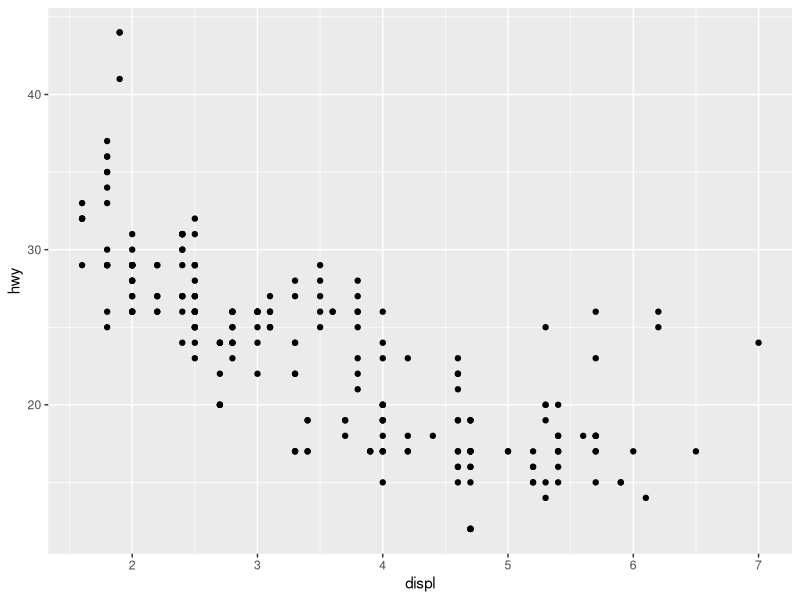
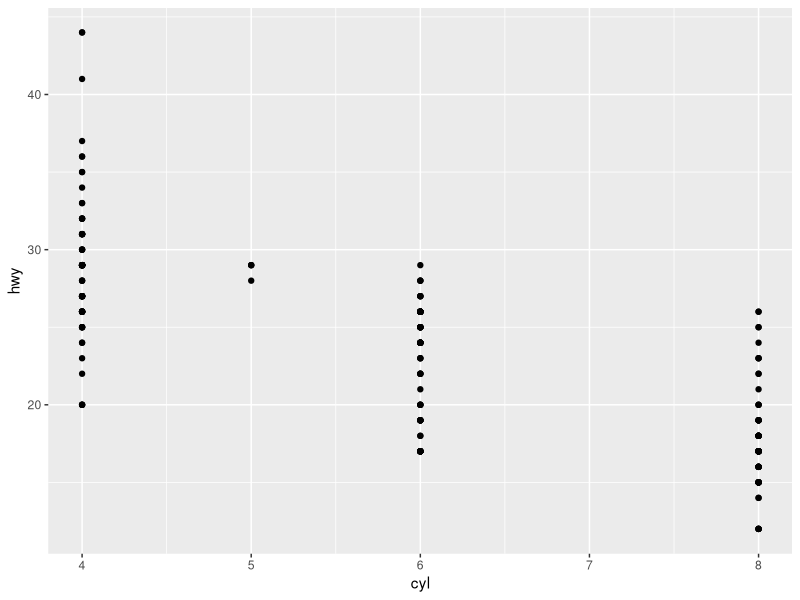
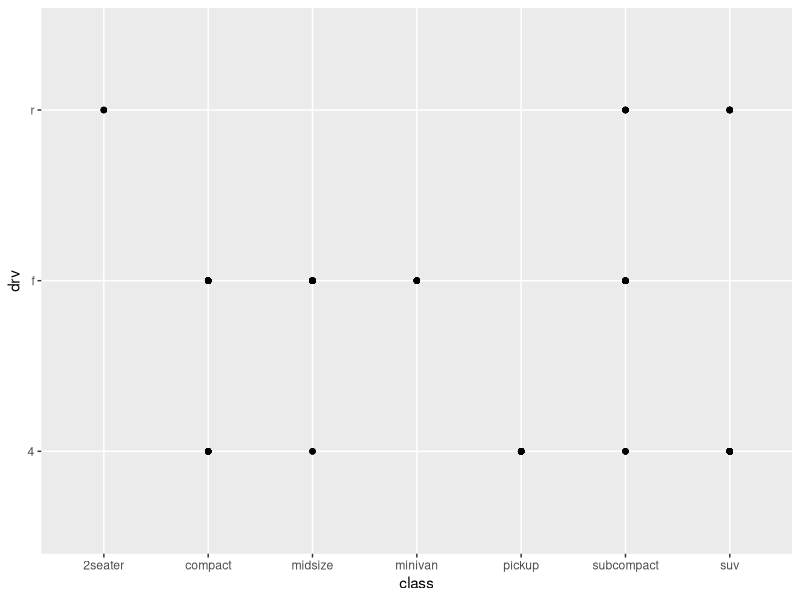
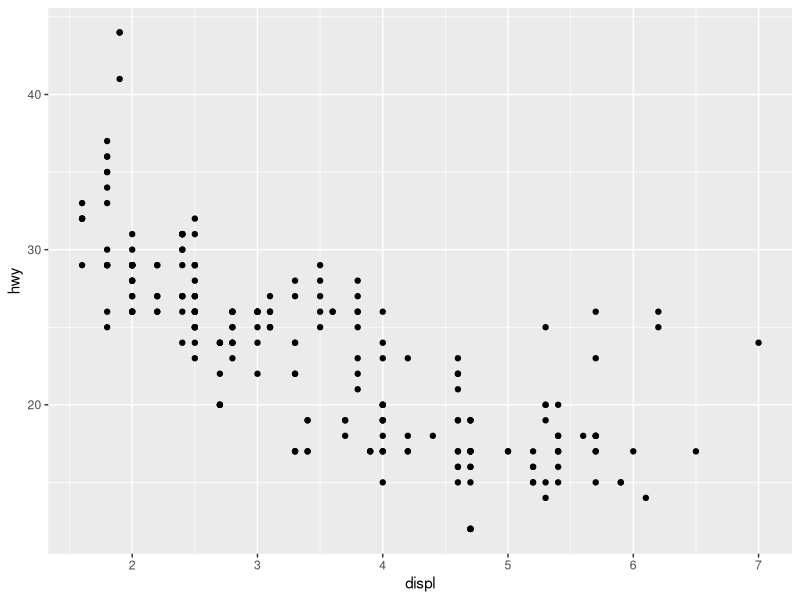

Reproduce these figures in R, in order.
## ---- chunk 1
library(ggplot2)
## ---- chunk 2
autoData <- mpg
## ---- chunk 3
ggplot(data = autoData) + 
  geom_point(mapping = aes(x = displ, y = hwy))
## ---- chunk 4
ggsave("week-10-prep-fig1.png", width = 282, height = 211, units = "mm", dpi = 500)
## ---- chunk 5
ggplot(data = autoData) + 
  geom_point(mapping = aes(x = cyl, y = hwy))
## ---- chunk 6
ggplot(data = autoData) + 
  geom_point(mapping = aes(x = class, y = drv))
